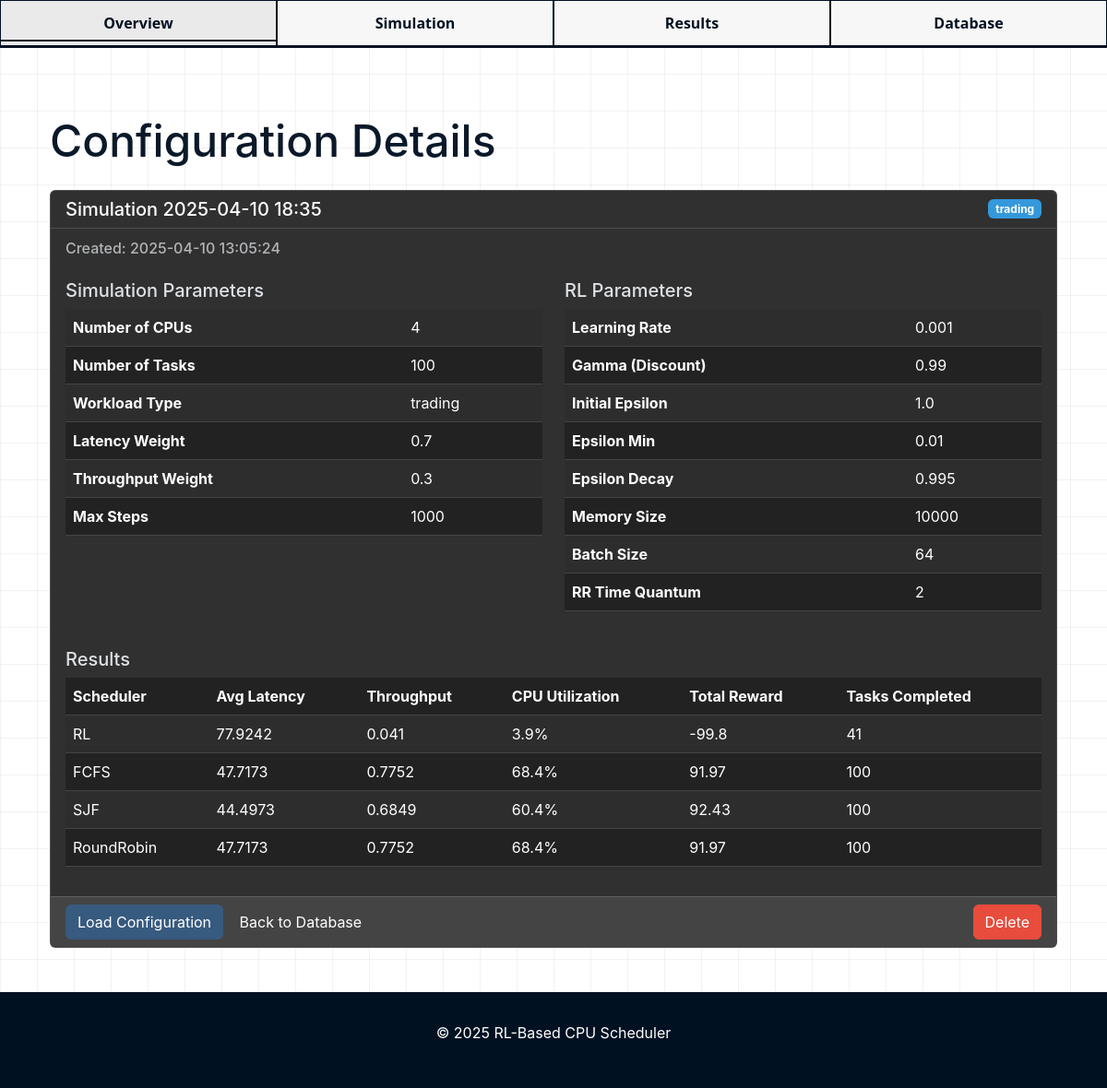
The page /view_config/3 on the database its author committed.
### database.py (models this page shows, shortened)
class SimulationConfig(db.Model):
    id = db.Column(db.Integer, primary_key=True)
    name = db.Column(db.String(100), nullable=False)
    description = db.Column(db.Text)
    created_at = db.Column(db.DateTime, default=datetime.datetime.utcnow)
    user_id = db.Column(db.Integer, db.ForeignKey('user.id'), nullable=False)
    num_cpus = db.Column(db.Integer, default=4)
    num_tasks = db.Column(db.Integer, default=100)
    workload_type = db.Column(db.String(20), default='trading')
    reward_latency_weight = db.Column(db.Float, default=0.7)
    reward_throughput_weight = db.Column(db.Float, default=0.3)
    max_steps = db.Column(db.Integer, default=1000)
    learning_rate = db.Column(db.Float, default=0.001)
    gamma = db.Column(db.Float, default=0.99)
    epsilon = db.Column(db.Float, default=1.0)
    epsilon_min = db.Column(db.Float, default=0.01)
    epsilon_decay = db.Column(db.Float, default=0.995)
    memory_size = db.Column(db.Integer, default=10000)
    batch_size = db.Column(db.Integer, default=64)
    time_quantum = db.Column(db.Integer, default=2)  #for round robin
    results = db.relationship('SimulationResult', backref='config', lazy=True, cascade="all, delete-orphan")

class SimulationResult(db.Model):
    id = db.Column(db.Integer, primary_key=True)
    config_id = db.Column(db.Integer, db.ForeignKey('simulation_config.id'), nullable=False)
    scheduler_type = db.Column(db.String(20), nullable=False)
    run_date = db.Column(db.DateTime, default=datetime.datetime.utcnow)
    avg_latency = db.Column(db.Float)
    throughput = db.Column(db.Float)
    cpu_utilization = db.Column(db.Float)
    total_reward = db.Column(db.Float)
    completed_tasks = db.Column(db.Integer)
    training_history = db.Column(db.JSON)

### app.py (the view)
@app.route('/view_config/<int:config_id>')
def view_config(config_id):
    config = SimulationConfig.query.get_or_404(config_id)
    return render_template('view_config.html', config=config)

### templates/view_config.html (shortened to what this page needs)
{% extends "layout.html" %}
{% block content %}
<div class="container mt-5">
    <div class="row">
        <div class="col">
            <h1>Configuration Details</h1>
            <div class="card my-4">
                <div class="card-header bg-dark text-white">
                    <div class="d-flex justify-content-between align-items-center">
                        <h5 class="mb-0">{{ config.name }}</h5>
                        <span class="badge bg-info">{{ config.workload_type }}</span>
                    </div>
                </div>
                <div class="card-body">
                    <h6 class="card-subtitle mb-2 text-muted">Created: {{ config.created_at.strftime('%Y-%m-%d %H:%M:%S') }}</h6>
                    <div class="row mt-4">
                        <div class="col-md-6">
                            <h5>Simulation Parameters</h5>
                            <table class="table table-striped">
                                <tr>
                                    <th>Number of CPUs</th>
                                    <td>{{ config.num_cpus }}</td>
                                </tr>
                                <tr>
                                    <th>Number of Tasks</th>
                                    <td>{{ config.num_tasks }}</td>
                                </tr>
                                <tr>
                                    <th>Workload Type</th>
                                    <td>{{ config.workload_type }}</td>
                                </tr>
                                <tr>
                                    <th>Latency Weight</th>
                                    <td>{{ config.reward_latency_weight }}</td>
                                </tr>
                                <tr>
                                    <th>Throughput Weight</th>
                                    <td>{{ config.reward_throughput_weight }}</td>
                                </tr>
                                <tr>
                                    <th>Max Steps</th>
                                    <td>{{ config.max_steps }}</td>
                                </tr>
                            </table>
                        </div>
                        <div class="col-md-6">
                            <h5>RL Parameters</h5>
                            <table class="table table-striped">
                                <tr>
                                    <th>Learning Rate</th>
                                    <td>{{ config.learning_rate }}</td>
                                </tr>
                                <tr>
                                    <th>Gamma (Discount)</th>
                                    <td>{{ config.gamma }}</td>
                                </tr>
                                <tr>
                                    <th>Initial Epsilon</th>
                                    <td>{{ config.epsilon }}</td>
                                </tr>
                                <tr>
                                    <th>Epsilon Min</th>
                                    <td>{{ config.epsilon_min }}</td>
                                </tr>
                                <tr>
                                    <th>Epsilon Decay</th>
                                    <td>{{ config.epsilon_decay }}</td>
                                </tr>
                                <tr>
                                    <th>Memory Size</th>
                                    <td>{{ config.memory_size }}</td>
                                </tr>
                                <tr>
                                    <th>Batch Size</th>
                                    <td>{{ config.batch_size }}</td>
                                </tr>
                                <tr>
                                    <th>RR Time Quantum</th>
                                    <td>{{ config.time_quantum }}</td>
                                </tr>
                            </table>
                        </div>
                    </div>
                    {% if config.results %}
                    <h5 class="mt-4">Results</h5>
                    <div class="table-responsive">
                        <table class="table table-striped">
                            <thead>
                                <tr>
                                    <th>Scheduler</th>
                                    <th>Avg Latency</th>
                                    <th>Throughput</th>
                                    <th>CPU Utilization</th>
                                    <th>Total Reward</th>
                                    <th>Tasks Completed</th>
                                </tr>
                            </thead>
                            <tbody>
                                {% for result in config.results %}
                                <tr>
                                    <td>{{ result.scheduler_type }}</td>
                                    <td>{{ result.avg_latency|round(4) }}</td>
                                    <td>{{ result.throughput|round(4) }}</td>
                                    <td>{{ (result.cpu_utilization * 100)|round(1) }}%</td>
                                    <td>{{ result.total_reward|round(2) }}</td>
                                    <td>{{ result.completed_tasks }}</td>
                                </tr>
                                {% endfor %}
                            </tbody>
                        </table>
                    </div>
                    {% else %}
                    <div class="alert alert-info mt-4">
                        No results have been saved for this configuration.
                    </div>
                    {% endif %}
                </div>
                <div class="card-footer">
                    <a href="{{ url_for('load_config', config_id=config.id) }}" class="btn btn-primary">Load Configuration</a>
                    <a href="{{ url_for('db_management') }}" class="btn btn-secondary">Back to Database</a>
                    <a href="{{ url_for('delete_config', config_id=config.id) }}" class="btn btn-danger float-end"
                       onclick="return confirm('Are you sure you want to delete this configuration?');">Delete</a>
                </div>
            </div>
        </div>
    </div>
</div>
{% endblock %}

### static/css/overflow.css (style rules this page uses)
:root { --primary-blue: #3498db; --primary-yellow: #f1c40f; --primary-green: #2ecc71; --primary-purple: #9b59b6; --primary-orange: #e67e22; --primary-red: #e74c3c; --primary-pink: #e6a8d7; --background-color: #ffffff; --dark-text: #0a1929; --light-text: #718096; --border-color: #e2e8f0; --grid-color: rgba(0, 0, 0, 0.05); }
* { margin: 0; padding: 0; box-sizing: border-box; }
body { font-family: 'Inter', sans-serif; background-color: var(--background-color); color: var(--dark-text); background-image: linear-gradient(var(--grid-color) 1px, transparent 1px), linear-gradient(90deg, var(--grid-color) 1px, transparent 1px); background-size: 40px 40px; position: relative; min-height: 100vh; display: flex; flex-direction: column; }

### rows shown on the page
SimulationConfig: name "Simulation 2025-04-10 18:35", workload_type "trading", created_at "2025-04-10 13:05:24", num_cpus "4", num_tasks "100", reward_latency_weight "0.7", reward_throughput_weight "0.3", max_steps "1000", learning_rate "0.001", gamma "0.99", epsilon "1.0", epsilon_min "0.01", epsilon_decay "0.995", memory_size "10000", batch_size "64", time_quantum "2"
SimulationResult: scheduler_type "RL", avg_latency "77.9242", throughput "0.041", (result.cpu_utilization*100)|round(1) "3.9", total_reward "-99.8", completed_tasks "41"
SimulationResult: scheduler_type "FCFS", avg_latency "47.7173", throughput "0.7752", (result.cpu_utilization*100)|round(1) "68.4", total_reward "91.97", completed_tasks "100"
SimulationResult: scheduler_type "SJF", avg_latency "44.4973", throughput "0.6849", (result.cpu_utilization*100)|round(1) "60.4", total_reward "92.43", completed_tasks "100"
SimulationResult: scheduler_type "RoundRobin", avg_latency "47.7173", throughput "0.7752", (result.cpu_utilization*100)|round(1) "68.4", total_reward "91.97", completed_tasks "100"
